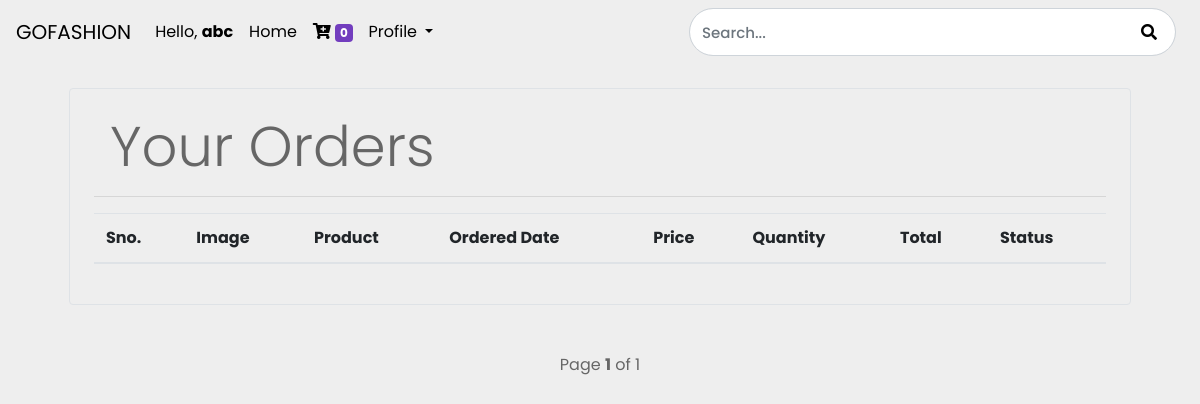
/orders (signed in), run on an earlier commit of the app's database.
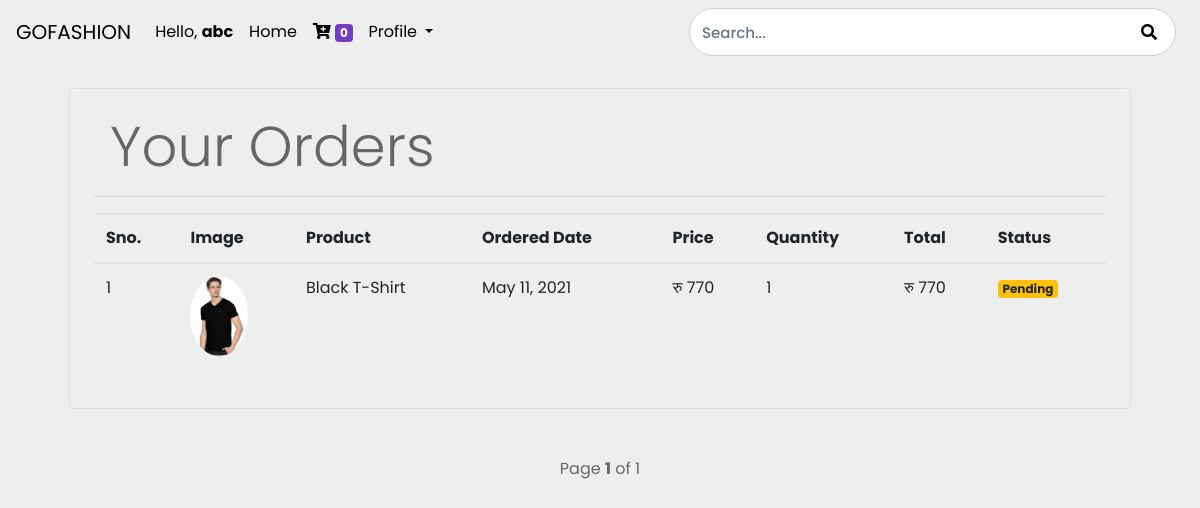
And on a later commit of the database.
### store/models/orders.py (models this page shows, shortened)
class Order(models.Model):
    product = models.ForeignKey(Product, on_delete=models.CASCADE)
    customer = models.ForeignKey(Customer, on_delete=models.CASCADE)
    quantity = models.IntegerField(default=1)
    price = models.IntegerField()
    address = models.CharField(max_length=50)
    phone = models.CharField(max_length=50)
    date = models.DateField(default=datetime.datetime.today)
    order_completed = models.BooleanField(default=False)
    @staticmethod
    def get_orders_by_customer(customer_id):
        return Order.objects.filter(customer=customer_id).order_by('-date')

### store/models/product.py (models this page shows, shortened)
class Product(models.Model):
    name = models.CharField(max_length=50)
    price = models.IntegerField(default=0)
    category = models.ForeignKey(Category, on_delete=models.CASCADE, default=1)
    description = models.TextField(max_length=10000, default='')
    image = models.ImageField(upload_to='uploads/products/')

### store/middlewares/auth.py (the view)
    def middleware(request, *args, **kwargs):
        return_url = request.META['PATH_INFO']
        if not request.session.get('customer'):
            return redirect(f'/login?return_url={return_url}')
        response = get_response(request, *args, **kwargs)
        return response

### store/templatetags/custom_filter_for_currency.py (called while the page is built)
@register.filter(name='currency')
def currency(number):
    return 'रु ' + str(number)

@register.filter(name='multiply')
def multiply(number, number1):
    return number * number1

### store/views/orders.py (called while the page is built)
    def get(self, request):
        customer = request.session.get('customer')
        orders = Order.get_orders_by_customer(customer)
        paginator = Paginator(orders, 5)
        page = request.GET.get('page')
        try:
            orders = paginator.page(page)
        except PageNotAnInteger:
            orders = paginator.page(1)
        except EmptyPage:
            orders = paginator.page(paginator.num_pages)
        data = {
            'orders': orders,
            'page': page
        }
        return render(request, 'orders.html', data)

### store/templates/orders.html (shortened to what this page needs)
{% extends 'base.html' %}
{% load static %}
{% block content %}
{% load cart %}
{% load custom_filter_for_currency %}
<html>
    <head>
        <link rel="stylesheet" href="https://stackpath.bootstrapcdn.com/bootstrap/4.3.1/css/bootstrap.min.css"
>
        <link rel="stylesheet" type="text/css" href="{% static '/css/style.css/' %}">
    </head>
    <body>
        <div class="container">
            <div class="border rounded p-4 m-4">
                <p class="display-4 pl-2 ml-2">Your Orders</p>
                <hr>
                <table class="table">
                    <thead>
                        <tr>
                            <th>Sno.</th>
                            <th>Image</th>
                            <th>Product</th>
                            <th>Ordered Date</th>
                            <th>Price</th>
                            <th>Quantity</th>
                            <th>Total</th>
                            <th>Status</th>
                        </tr>
                    </thead>
                    <tbody>
                        {% for order in orders %}
                        <tr>
                            <td>{{ forloop.counter }}</td>
                            <td><img style="height:80px" class="rounded-circle" src="{{ order.product.image.url }}" alt=""></td>
                            <td>{{ order.product.name }}</td>
                            <td>{{ order.date }}</td>
                            <td>{{ order.price|currency }}</td>
                            <td>{{ order.quantity }}</td>
                            <td>{{ order.quantity|multiply:order.price|currency }}</td>
                            {% if order.order_completed %}
                            <td><small class="badge badge-success">Completed</small></td>
                            {% else %}
                            <td><small class="badge badge-warning">Pending</small></td>
                            {% endif %}
                        </tr>
                        {% endfor %}
                    </tbody>
                </table>
            </div>
        </div>
        <br>
        {% include 'pagination2.html' with page=orders %}
    </body>
</html>
{% endblock %}

### store/templates/base.html (shortened to what this page needs)
<!doctype html>
<html lang="en">
  <head>
    <link rel="stylesheet" href="https://maxcdn.bootstrapcdn.com/bootstrap/4.0.0/css/bootstrap.min.css">
    <link rel="stylesheet" href="https://cdnjs.cloudflare.com/ajax/libs/font-awesome/5.15.3/css/all.min.css" />
  </head>
  <body>
    <nav class="navbar navbar-expand-lg">
      <a class="navbar-brand" href="http://127.0.0.1:8000/" style="color: black;">GOFASHION</a>
      <div class="collapse navbar-collapse" id="navbarSupportedContent">
        <ul class="navbar-nav mr-auto">
          {% if request.session.customer %}
          <li class="nav-item">
            <a class="nav-link" style="color: black;">Hello, <b>{{ request.session.first_name }}</b><span class="sr-only">(current)</span></a>
          </li>
          {% endif %}
          <li class="nav-item">
            <a class="nav-link" href="http://127.0.0.1:8000/" style="color: black;">Home <span class="sr-only">(current)</span></a>
          </li>
          <li class="nav-item">
            <a class="nav-link" href="/cart" style="color: black;">
              <i class="fas fa-cart-plus"></i>
              <span class="badge" style="background-color: #723dbe; color: white;">{{ request.session.cart.keys|length }}</span>
            </a>
          </li>
          {% if request.session.customer %}
          <li class="nav-item dropdown">
            <a class="nav-link dropdown-toggle" href="#" id="navbarDropdown" role="button" data-toggle="dropdown" aria-haspopup="true" aria-expanded="false" style="color: black;">
              Profile
            </a>
          </li>
          {% endif %}
        </ul>
        <form method="get" action="/search" class="form-inline my-2 my-lg-0" style="width: 495px;">
          <input class="form-control mr-sm-2 rounded-pill" type="search" placeholder="Search..." aria-label="Search" name="search" id="search" style="width:512px; height: 48px;">
          <button class="search-button" style="transform: translateX(-50px); border: none; background-color: transparent; margin-top: -47px; margin-left: 496px;">
            <i class="fas fa-search search-icon"></i>
          </button>
        </form>
      </div>
    </nav>
    {% block content %}
    {% endblock %}
  </body>
</html>

### store/templates/pagination2.html (shortened to what this page needs)
<div>
    <ul class="pagination justify-content-center">
        {% if categoryID %}
            <li class="page-item">
                {% if page.has_previous %}
                    <a href="?page={{ page.previous_page_number }}&category={{ categoryID }}">&laquo;</a>
                {% endif %}
            </li>
            <span>
                Page <strong>{{ page.number }}</strong> of {{ page.paginator.num_pages }}
            </span>
            <span>
                {% if page.has_next %}
                    <a href="?page={{ page.next_page_number }}&category={{ categoryID }}">&raquo;</a>
                {% endif %}
            </span>
        {% else %}
            <span>
                Page <strong>{{ page.number }}</strong> of {{ page.paginator.num_pages }}
            </span>
        {% endif %}
    </ul>
</div>

### static/css/style.css (style rules this page uses)
body { font-family: 'Poppins', sans-serif; font-size: 16px; background: #eee; color:#666; }
.form-control { font-size: 15px; min-height: 48px; font-weight: 500; }

What changed in the data, as far as the page shows it:
added Order: session.first_name "abc", product.image (picture), product.name "Black T-Shirt", date "May 11, 2021", price "रु 770", quantity "1", quantity|multiply "रु 770", order_completed "Pending"
Also different on the page:
{{ request.session.first_name }}: "abc" → (not shown)
